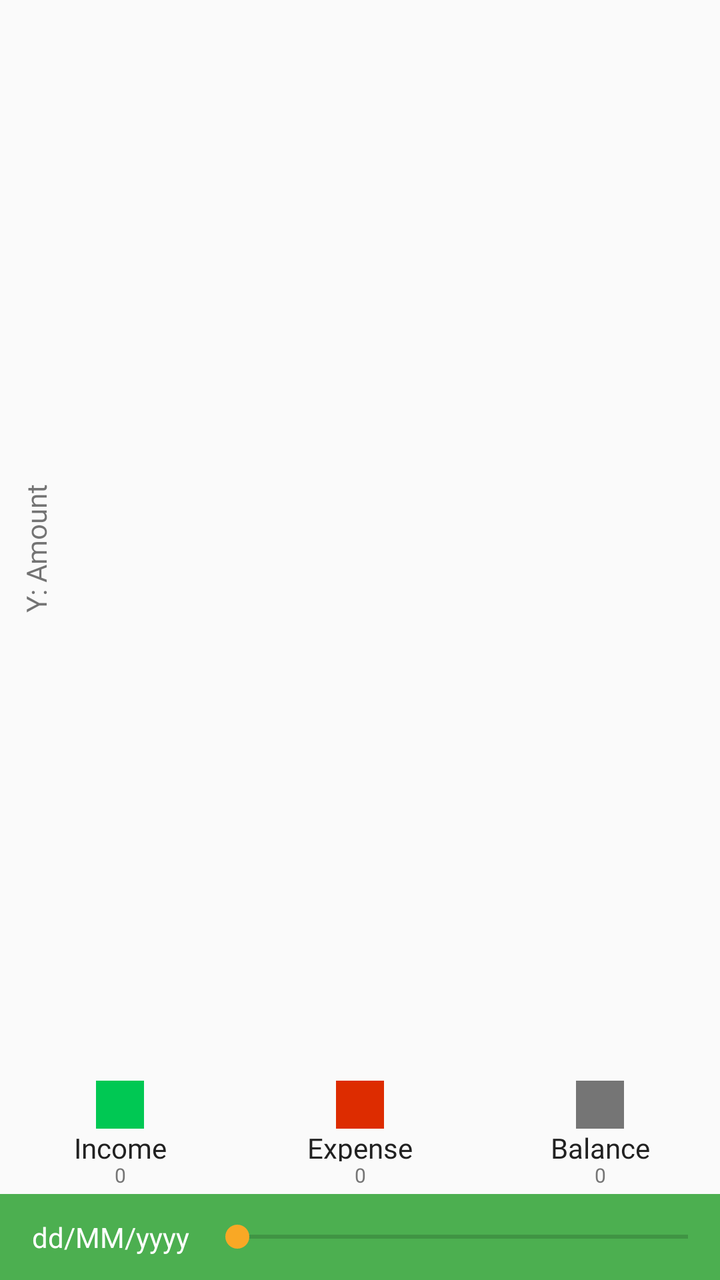
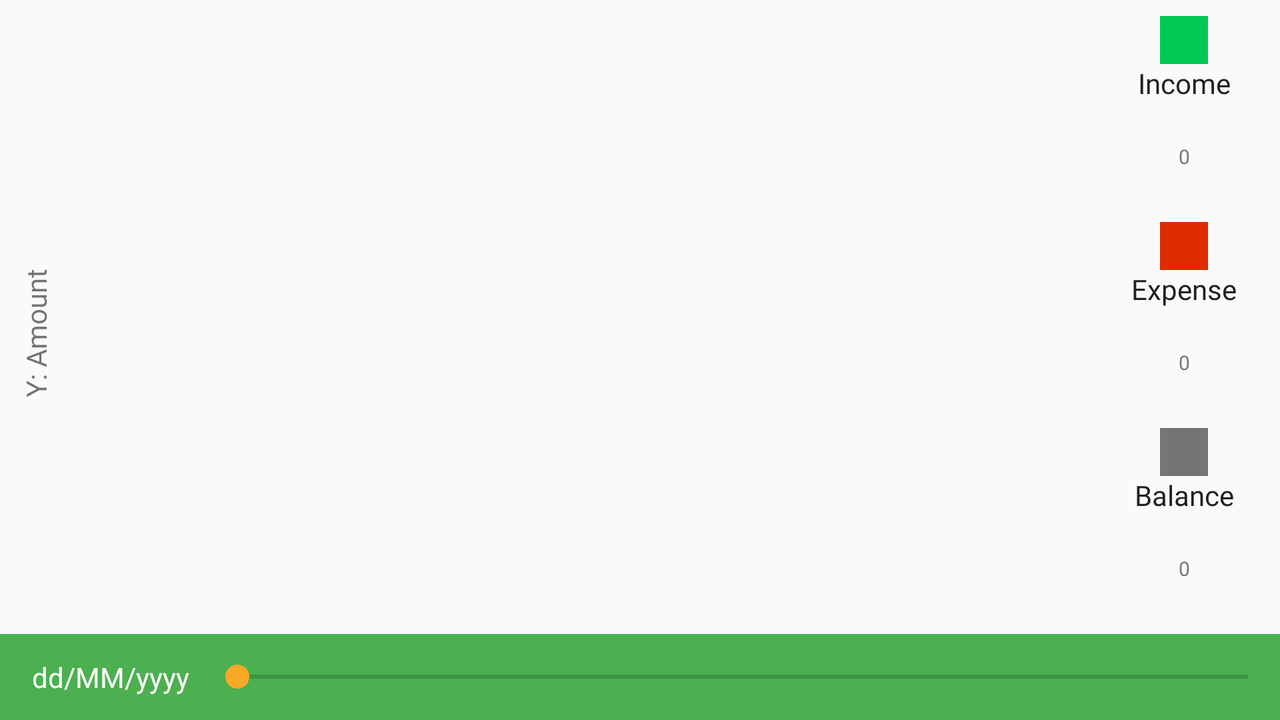

The same Android screen from two of the app's own layout files: first res/layout/ as a phone draws it, then the repository's variant for another configuration, drawn on a device whose configuration selects that folder. Both files follow.
<!-- AndroidManifest.xml: application theme AppTheme -->
<!-- res/layout/fragment_home_histogram_page.xml -->
<?xml version="1.0" encoding="utf-8"?>
<LinearLayout
    xmlns:android="http://schemas.android.com/apk/res/android"
    xmlns:app="http://schemas.android.com/apk/res-auto"
    xmlns:tools="http://schemas.android.com/tools"
    android:orientation="vertical"
    android:layout_width="match_parent"
    android:layout_height="match_parent"
    >

    <LinearLayout
        android:layout_weight="1"
        android:orientation="vertical"
        android:layout_width="match_parent"
        android:layout_height="0dp">



        <FrameLayout
            android:layout_width="match_parent"
            android:layout_height="0dp"
            android:layout_weight="1">

            <TextView
                android:layout_width="wrap_content"
                android:layout_height="80dp"
                android:layout_gravity="center|start"
                android:layout_marginStart="0dp"
                android:layout_marginTop="8dp"
                android:fontFamily="@font/roboto_light"
                android:padding="8dp"
                android:rotation="-90"
                android:text="Y: Amount"
                android:textSize="@dimen/Home_axislabel_textSize" />

            <FrameLayout
                android:id="@+id/histogramContainer"
                android:layout_width="match_parent"
                android:layout_height="match_parent"
                android:layout_marginStart="30dp"
                android:layout_marginEnd="4dp" />
        </FrameLayout>

        <LinearLayout
            android:layout_width="match_parent"
            android:layout_height="wrap_content"
            android:background="@color/defaultAndroidBackground"
            android:baselineAligned="false"
            android:orientation="horizontal"
            android:paddingTop="8dp">

            <LinearLayout

                android:layout_width="wrap_content"
                android:layout_height="match_parent"
                android:layout_weight="1"
                android:orientation="vertical">

                <View
                    android:layout_width="24dp"
                    android:layout_height="24dp"
                    android:layout_gravity="center"
                    android:layout_marginStart="@dimen/histogram_dashboard_iconpadding"
                    android:layout_marginEnd="@dimen/histogram_dashboard_iconpadding"
                    android:background="@color/colorGreen" />

                <TextView
                    android:layout_width="match_parent"
                    android:layout_height="0dp"
                    android:layout_weight="1"
                    android:fontFamily="@font/roboto_light"
                    android:text="Income"
                    android:textAlignment="center"
                    android:textColor="@color/colorprimaryText_new"
                    android:textSize="@dimen/histogram_dashboard_titleSize" />

                <TextView
                    android:id="@+id/histogramIncomeTV"
                    android:layout_width="match_parent"
                    android:layout_height="0dp"
                    android:layout_weight="1"
                    android:fontFamily="@font/roboto_light"
                    android:text="0"
                    android:textAlignment="center"
                    android:textColor="@color/colorSecondaryText_new"
                    android:textSize="@dimen/histogram_dashboard_subtitleSize" />

            </LinearLayout>

            <LinearLayout
                android:layout_width="wrap_content"
                android:layout_height="match_parent"
                android:layout_weight="1"
                android:orientation="vertical">

                <View
                    android:layout_width="24dp"
                    android:layout_height="24dp"

                    android:layout_gravity="center"
                    android:layout_marginStart="@dimen/histogram_dashboard_iconpadding"
                    android:layout_marginEnd="@dimen/histogram_dashboard_iconpadding"
                    android:background="@color/colorDeepOrange" />

                <TextView
                    android:layout_width="match_parent"
                    android:layout_height="0dp"
                    android:layout_weight="1"
                    android:fontFamily="@font/roboto_light"
                    android:text="Expense"
                    android:textAlignment="center"
                    android:textColor="@color/colorprimaryText_new"
                    android:textSize="@dimen/histogram_dashboard_titleSize" />

                <TextView
                    android:id="@+id/histogramExpenseTV"
                    android:layout_width="match_parent"
                    android:layout_height="0dp"
                    android:layout_weight="1"
                    android:fontFamily="@font/roboto_light"
                    android:text="0"
                    android:textAlignment="center"
                    android:textColor="@color/colorSecondaryText_new"
                    android:textSize="@dimen/histogram_dashboard_subtitleSize" />

            </LinearLayout>

            <LinearLayout
                android:layout_width="wrap_content"
                android:layout_height="match_parent"
                android:layout_weight="1"
                android:orientation="vertical">

                <View
                    android:layout_width="24dp"
                    android:layout_height="24dp"
                    android:layout_gravity="center"
                    android:layout_marginStart="@dimen/histogram_dashboard_iconpadding"
                    android:layout_marginEnd="@dimen/histogram_dashboard_iconpadding"
                    android:background="@color/colorSecondaryText_new" />

                <TextView
                    android:layout_width="match_parent"
                    android:layout_height="0dp"
                    android:layout_weight="1"
                    android:fontFamily="@font/roboto_light"
                    android:text="Balance"
                    android:textAlignment="center"
                    android:textColor="@color/colorprimaryText_new"
                    android:textSize="@dimen/histogram_dashboard_titleSize" />

                <TextView
                    android:id="@+id/histogramBalanceTV"
                    android:layout_width="match_parent"
                    android:layout_height="0dp"
                    android:layout_weight="1"
                    android:fontFamily="@font/roboto_light"
                    android:text="0"
                    android:textAlignment="center"
                    android:textColor="@color/colorSecondaryText_new"
                    android:textSize="@dimen/histogram_dashboard_subtitleSize" />

            </LinearLayout>

        </LinearLayout>

        </LinearLayout>




        <LinearLayout
            android:background="@color/colorPrimary_new"
            android:padding="8dp"
            android:orientation="horizontal"
            android:id="@+id/historyMetaData"
            android:layout_width="match_parent"
            android:layout_height="wrap_content">


            <androidx.appcompat.widget.AppCompatImageView

                android:id="@+id/histogramDateSelectBtn"
                android:layout_width="wrap_content"
                android:layout_height="wrap_content"
                android:paddingEnd="8dp"
                app:srcCompat="@drawable/ic_date_range_white_24dp" />

            <TextView
                android:paddingEnd="8dp"
                android:textColor="@color/colorWhite"
                android:layout_marginTop="4dp"
                android:layout_marginBottom="4dp"
                android:layout_gravity="center"
                android:text="dd/MM/yyyy"
                android:id="@+id/dateSelectedTV"
                android:layout_width="wrap_content"
                android:layout_height="wrap_content"/>

            <SeekBar
                android:min="0"
                android:paddingEnd="8dp"
                android:id="@+id/histogramSeekBar"
                android:layout_weight="1"
                android:layout_width="0dp"
                android:layout_height="match_parent"/>

            <androidx.appcompat.widget.AppCompatImageView
                android:id="@+id/histogramOptionsButton"
                android:background="@drawable/ic_settings_white_24"
                android:layout_gravity="center"
                android:layout_width="wrap_content"
                android:layout_height="wrap_content"/>




        </LinearLayout>


        <Button
            android:visibility="gone"
            android:text="Click here to increment marker"
            android:id="@+id/testButton"
            android:layout_width="match_parent"
            android:layout_height="wrap_content"/>


    </LinearLayout>
<!-- resources referenced by this layout -->
<resources>
  <color name="colorDeepOrange">#DD2C00</color>
  <color name="colorGreen">#00C853</color>
  <color name="colorPrimary_new">#4cAF50</color>
  <color name="colorSecondaryText_new">#757575</color>
  <color name="colorWhite">#FFFFFF</color>
  <color name="colorprimaryText_new">#212121</color>
  <color name="defaultAndroidBackground">#FAFAFA</color>
  <dimen name="Home_axislabel_textSize">14sp</dimen>
  <dimen name="histogram_dashboard_iconpadding">36sp</dimen>
  <dimen name="histogram_dashboard_subtitleSize">10sp</dimen>
  <dimen name="histogram_dashboard_titleSize">14sp</dimen>
  <style name="AppTheme" parent="Theme.AppCompat.Light.DarkActionBar">
          
          <item name="colorPrimary">@color/colorPrimary_new</item>
          <item name="colorPrimaryDark">@color/colorPrimaryDark_new</item>
          <item name="colorAccent">@color/colorAccent</item>
  
      </style>
  <color name="colorPrimaryDark_new">#388E3C</color>
  <color name="colorAccent">#F9A825</color>
</resources>
<!-- res/layout-land/fragment_home_histogram_page.xml (the repository's variant of the layout above) -->
<!-- drawn on the phone turned sideways -->
<?xml version="1.0" encoding="utf-8"?>
<LinearLayout
    xmlns:android="http://schemas.android.com/apk/res/android"
    xmlns:app="http://schemas.android.com/apk/res-auto"
    xmlns:tools="http://schemas.android.com/tools"
    android:orientation="vertical"
    android:layout_width="match_parent"
    android:layout_height="match_parent"
    >

    <LinearLayout
        android:layout_weight="1"
        android:orientation="horizontal"
        android:layout_width="match_parent"
        android:layout_height="0dp">



        <FrameLayout
            android:layout_width="0dp"
            android:layout_height="match_parent"
            android:layout_weight="1">

            <TextView
                android:layout_width="wrap_content"
                android:layout_height="80dp"
                android:layout_gravity="center|start"
                android:layout_marginStart="0dp"
                android:layout_marginTop="8dp"
                android:fontFamily="@font/roboto_light"
                android:padding="8dp"
                android:rotation="-90"
                android:text="Y: Amount"
                android:textSize="@dimen/Home_axislabel_textSize" />

            <FrameLayout
                android:id="@+id/histogramContainer"
                android:layout_width="match_parent"
                android:layout_height="match_parent"
                android:layout_marginStart="30dp"
                android:layout_marginEnd="4dp" />
        </FrameLayout>

        <LinearLayout
            android:layout_width="wrap_content"
            android:layout_height="match_parent"
            android:background="@color/defaultAndroidBackground"
            android:baselineAligned="false"
            android:orientation="vertical"
            android:paddingTop="8dp">

            <LinearLayout

                android:layout_width="wrap_content"
                android:layout_height="match_parent"
                android:layout_weight="1"
                android:orientation="vertical">

                <View
                    android:layout_width="24dp"
                    android:layout_height="24dp"
                    android:layout_gravity="center"
                    android:layout_marginStart="@dimen/histogram_dashboard_iconpadding"
                    android:layout_marginEnd="@dimen/histogram_dashboard_iconpadding"
                    android:background="@color/colorGreen" />

                <TextView
                    android:layout_width="match_parent"
                    android:layout_height="0dp"
                    android:layout_weight="1"
                    android:fontFamily="@font/roboto_light"
                    android:text="Income"
                    android:textAlignment="center"
                    android:textColor="@color/colorprimaryText_new"
                    android:textSize="@dimen/histogram_dashboard_titleSize" />

                <TextView
                    android:id="@+id/histogramIncomeTV"
                    android:layout_width="match_parent"
                    android:layout_height="0dp"
                    android:layout_weight="1"
                    android:fontFamily="@font/roboto_light"
                    android:text="0"
                    android:textAlignment="center"
                    android:textColor="@color/colorSecondaryText_new"
                    android:textSize="@dimen/histogram_dashboard_subtitleSize" />

            </LinearLayout>

            <LinearLayout
                android:layout_width="wrap_content"
                android:layout_height="match_parent"
                android:layout_weight="1"
                android:orientation="vertical">

                <View
                    android:layout_width="24dp"
                    android:layout_height="24dp"

                    android:layout_gravity="center"
                    android:layout_marginStart="@dimen/histogram_dashboard_iconpadding"
                    android:layout_marginEnd="@dimen/histogram_dashboard_iconpadding"
                    android:background="@color/colorDeepOrange" />

                <TextView
                    android:layout_width="match_parent"
                    android:layout_height="0dp"
                    android:layout_weight="1"
                    android:fontFamily="@font/roboto_light"
                    android:text="Expense"
                    android:textAlignment="center"
                    android:textColor="@color/colorprimaryText_new"
                    android:textSize="@dimen/histogram_dashboard_titleSize" />

                <TextView
                    android:id="@+id/histogramExpenseTV"
                    android:layout_width="match_parent"
                    android:layout_height="0dp"
                    android:layout_weight="1"
                    android:fontFamily="@font/roboto_light"
                    android:text="0"
                    android:textAlignment="center"
                    android:textColor="@color/colorSecondaryText_new"
                    android:textSize="@dimen/histogram_dashboard_subtitleSize" />

            </LinearLayout>

            <LinearLayout
                android:layout_width="wrap_content"
                android:layout_height="match_parent"
                android:layout_weight="1"
                android:orientation="vertical">

                <View
                    android:layout_width="24dp"
                    android:layout_height="24dp"
                    android:layout_gravity="center"
                    android:layout_marginStart="@dimen/histogram_dashboard_iconpadding"
                    android:layout_marginEnd="@dimen/histogram_dashboard_iconpadding"
                    android:background="@color/colorSecondaryText_new" />

                <TextView
                    android:layout_width="match_parent"
                    android:layout_height="0dp"
                    android:layout_weight="1"
                    android:fontFamily="@font/roboto_light"
                    android:text="Balance"
                    android:textAlignment="center"
                    android:textColor="@color/colorprimaryText_new"
                    android:textSize="@dimen/histogram_dashboard_titleSize" />

                <TextView
                    android:id="@+id/histogramBalanceTV"
                    android:layout_width="match_parent"
                    android:layout_height="0dp"
                    android:layout_weight="1"
                    android:fontFamily="@font/roboto_light"
                    android:text="0"
                    android:textAlignment="center"
                    android:textColor="@color/colorSecondaryText_new"
                    android:textSize="@dimen/histogram_dashboard_subtitleSize" />

            </LinearLayout>

        </LinearLayout>

    </LinearLayout>




    <LinearLayout
        android:background="@color/colorPrimary_new"
        android:padding="8dp"
        android:orientation="horizontal"
        android:id="@+id/historyMetaData"
        android:layout_width="match_parent"
        android:layout_height="wrap_content">


        <androidx.appcompat.widget.AppCompatImageView

            android:id="@+id/histogramDateSelectBtn"
            android:layout_width="wrap_content"
            android:layout_height="wrap_content"
            android:paddingEnd="8dp"
            app:srcCompat="@drawable/ic_date_range_white_24dp" />

        <TextView
            android:paddingEnd="8dp"
            android:textColor="@color/colorWhite"
            android:layout_marginTop="4dp"
            android:layout_marginBottom="4dp"
            android:layout_gravity="center"
            android:text="dd/MM/yyyy"
            android:id="@+id/dateSelectedTV"
            android:layout_width="wrap_content"
            android:layout_height="wrap_content"/>

        <SeekBar
            android:paddingEnd="8dp"
            android:min="0"
            android:id="@+id/histogramSeekBar"
            android:layout_weight="1"
            android:layout_width="0dp"
            android:layout_height="match_parent"/>

        <androidx.appcompat.widget.AppCompatImageView
            android:id="@+id/histogramOptionsButton"
            android:background="@drawable/ic_settings_white_24"
            android:layout_gravity="center"
            android:layout_width="wrap_content"
            android:layout_height="wrap_content"/>
    </LinearLayout>


    <Button
        android:visibility="gone"
        android:text="Click here to increment marker"
        android:id="@+id/testButton"
        android:layout_width="match_parent"
        android:layout_height="wrap_content"/>


</LinearLayout>
